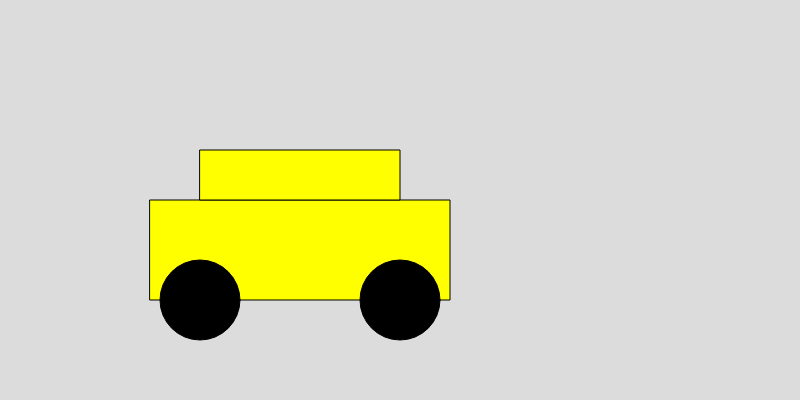
Frame 1 (no input)
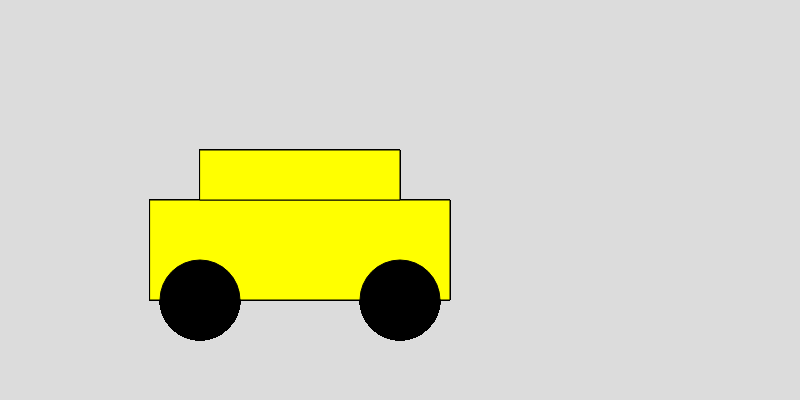
Frame 60 (no input)
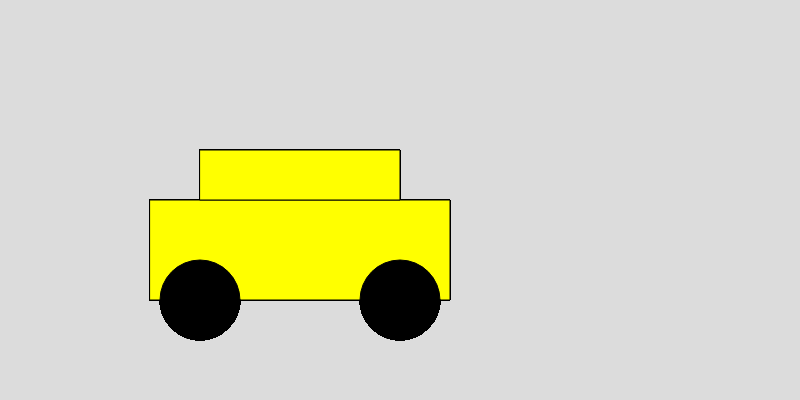
Frame 120 (the mouse pressed at the canvas centre since frame 60)

The p5.js sketch that drew these frames (run headless with seeded random() and noise() and a simulated clock; from frame 60 on, the mouse is pressed at the canvas centre):

// p5.js sketch
// ── sketch.js
function setup() {
  createCanvas(800, 400);
  background(220);
}

function draw() {
  // Car body
  fill(255, 255, 0); //Yellow color
  rect(150, 200, 300, 100);
  rect(200, 150, 200, 50);
  
  // Wheels
  fill(0); //Black color
  ellipse(200, 300, 80, 80);
  ellipse(400, 300, 80, 80);
}
